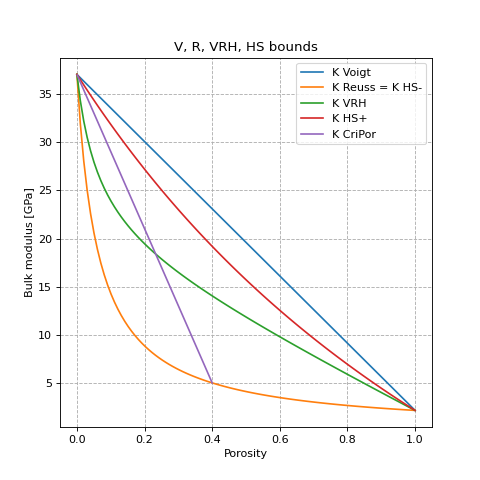

Generate this figure with Python:
from rockphypy import EM
from rockphypy import Fluid

# specify model parameters
phi=np.linspace(0,1,100,endpoint=True) # solid volume fraction = 1-phi
K0, G0= 37,44 # moduli of grain material
Kw, Gw= 2.2,0 # moduli of water
# VRH bounds
volumes= np.vstack((1-phi,phi)).T
M= np.array([K0,Kw])
K_v,K_r,K_h=EM.VRH(volumes,M)
# Hashin-Strikmann bound
K_UHS,G_UHS= EM.HS(1-phi, K0, Kw,G0,Gw, bound='upper')
# Critical porosity model
phic=0.4 # Critical porosity
phi_=np.linspace(0.001,phic,100,endpoint=True) # solid volume fraction = 1-phi
K_dry, G_dry= EM.cripor(K0, G0, phi_, phic)# Compute dry-rock moduli
Ksat, Gsat = Fluid.Gassmann(K_dry,G_dry,K0,Kw,phi_)# saturate rock with water

# plot
plt.figure(figsize=(6,6))
plt.xlabel('Porosity')
plt.ylabel('Bulk modulus [GPa]')
plt.title('V, R, VRH, HS bounds')
plt.plot(phi, K_v,label='K Voigt')
plt.plot(phi, K_r,label='K Reuss = K HS-')
plt.plot(phi, K_h,label='K VRH')
plt.plot(phi, K_UHS,label='K HS+')
plt.plot(phi_, Ksat,label='K CriPor')
plt.legend(loc='best')
plt.grid(ls='--')
